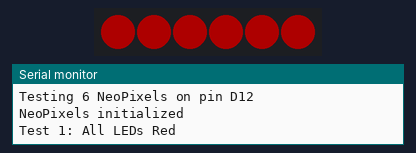
A sketch run on a simulated Arduino Uno, built with avr-gcc and run on an emulated ATmega328P. Shown: 6 RGB LEDs in strip order, left to right, the last lines printed to the serial monitor. Dim RGB values are drawn brighter than linear.

Above: at 1.1 s.
At 3.1 s:
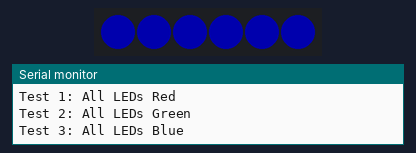
At 8.6 s:
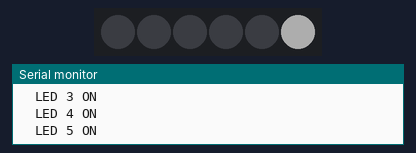
At 14.28 s:
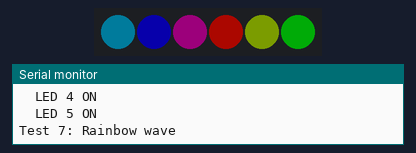
At 20.3 s:
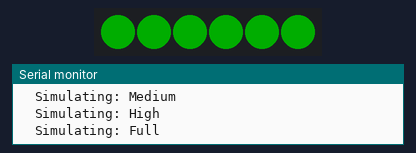
At 31.4 s:
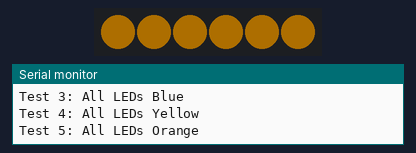
Timing chart, 0 to 40.0 s (numbered marks = the images above):
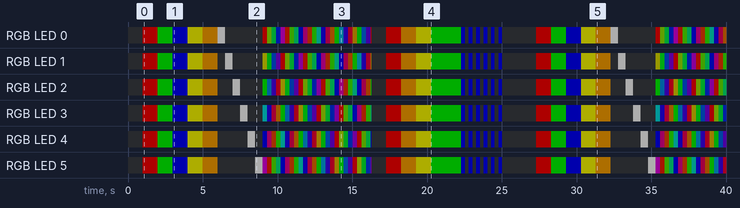

Measured:
- by itself, RGB LED 0: off → RGB(50, 0, 0) at 1.0 s, → RGB(0, 50, 0) 1.0 s later, → RGB(0, 0, 50) 1.0 s later, → RGB(50, 50, 0) 1.0 s later, … (72 changes in this stretch)
- by itself, RGB LED 1: off → RGB(50, 0, 0) at 1.0 s, → RGB(0, 50, 0) 1.0 s later, → RGB(0, 0, 50) 1.0 s later, → RGB(50, 50, 0) 1.0 s later, … (74 changes in this stretch)
- what the display in image 0 shows lasts 1.0 s, from 1.0 s to 2.0 s
- what the display in image 2 shows lasts 0.5 s, from 8.5 s to 9.0 s
- what the display in image 4 shows lasts 2.0 s, from 20.3 s to 22.3 s

The sketch:

test_neopixel.ino
```cpp
/*
 * Test Program: NeoPixel LED Control
 *
 * Tests the NeoPixel LED strip for charging status display
 * - 6 NeoPixels on pin D12
 * - Cycles through different colors and patterns
 * - Tests individual LED control
 */

#include <Adafruit_NeoPixel.h>

#define NEOPIXEL_PIN 12
#define NUM_LEDS 6

Adafruit_NeoPixel strip(NUM_LEDS, NEOPIXEL_PIN, NEO_GRB + NEO_KHZ800);

// Color definitions
#define COLOR_OFF    strip.Color(0, 0, 0)
#define COLOR_RED    strip.Color(255, 0, 0)
#define COLOR_GREEN  strip.Color(0, 255, 0)
#define COLOR_BLUE   strip.Color(0, 0, 255)
#define COLOR_YELLOW strip.Color(255, 255, 0)
#define COLOR_ORANGE strip.Color(255, 165, 0)
#define COLOR_WHITE  strip.Color(255, 255, 255)

void setup() {
  Serial.begin(115200);
  Serial.println("\n=== NeoPixel LED Test ===");
  Serial.println("Testing 6 NeoPixels on pin D12");

  strip.begin();
  strip.setBrightness(50); // Set to 50% brightness for testing
  strip.show(); // Initialize all pixels to 'off'

  Serial.println("NeoPixels initialized");
  delay(1000);
}

void loop() {
  // Test 1: All LEDs Red
  Serial.println("Test 1: All LEDs Red");
  setAllLEDs(COLOR_RED);
  delay(1000);

  // Test 2: All LEDs Green
  Serial.println("Test 2: All LEDs Green");
  setAllLEDs(COLOR_GREEN);
  delay(1000);

  // Test 3: All LEDs Blue
  Serial.println("Test 3: All LEDs Blue");
  setAllLEDs(COLOR_BLUE);
  delay(1000);

  // Test 4: All LEDs Yellow
  Serial.println("Test 4: All LEDs Yellow");
  setAllLEDs(COLOR_YELLOW);
  delay(1000);

  // Test 5: All LEDs Orange
  Serial.println("Test 5: All LEDs Orange");
  setAllLEDs(COLOR_ORANGE);
  delay(1000);

  // Test 6: Individual LED test
  Serial.println("Test 6: Individual LED test (one at a time)");
  for (int i = 0; i < NUM_LEDS; i++) {
    strip.clear();
    strip.setPixelColor(i, COLOR_WHITE);
    strip.show();
    Serial.print("  LED ");
    Serial.print(i);
    Serial.println(" ON");
    delay(500);
  }

  // Test 7: Rainbow wave
  Serial.println("Test 7: Rainbow wave");
  rainbowCycle(5);

  // Test 8: Charging status simulation
  Serial.println("Test 8: Charging status simulation");
  simulateChargingStatus();

  // Test 9: Emergency blink
  Serial.println("Test 9: Emergency blink (blue)");
  for (int i = 0; i < 6; i++) {
    setAllLEDs(COLOR_BLUE);
    delay(250);
    setAllLEDs(COLOR_OFF);
    delay(250);
  }

  Serial.println("\nTest sequence complete. Restarting...\n");
  delay(2000);
}

void setAllLEDs(uint32_t color) {
  for (int i = 0; i < NUM_LEDS; i++) {
    strip.setPixelColor(i, color);
  }
  strip.show();
}

void rainbowCycle(int cycles) {
  for (int j = 0; j < 256 * cycles; j++) {
    for (int i = 0; i < NUM_LEDS; i++) {
      strip.setPixelColor(i, Wheel(((i * 256 / NUM_LEDS) + j) & 255));
    }
    strip.show();
    delay(5);
  }
}

uint32_t Wheel(byte WheelPos) {
  WheelPos = 255 - WheelPos;
  if (WheelPos < 85) {
    return strip.Color(255 - WheelPos * 3, 0, WheelPos * 3);
  }
  if (WheelPos < 170) {
    WheelPos -= 85;
    return strip.Color(0, WheelPos * 3, 255 - WheelPos * 3);
  }
  WheelPos -= 170;
  return strip.Color(WheelPos * 3, 255 - WheelPos * 3, 0);
}

void simulateChargingStatus() {
  // Simulate different charging states
  uint32_t states[] = {COLOR_OFF, COLOR_RED, COLOR_ORANGE, COLOR_YELLOW, COLOR_GREEN, COLOR_GREEN};
  String stateNames[] = {"No Device", "Low Charge", "Medium", "High", "Full", "Full"};

  for (int state = 0; state < 6; state++) {
    Serial.print("  Simulating: ");
    Serial.println(stateNames[state]);
    for (int i = 0; i < NUM_LEDS; i++) {
      strip.setPixelColor(i, states[state]);
    }
    strip.show();
    delay(1000);
  }
}
```
